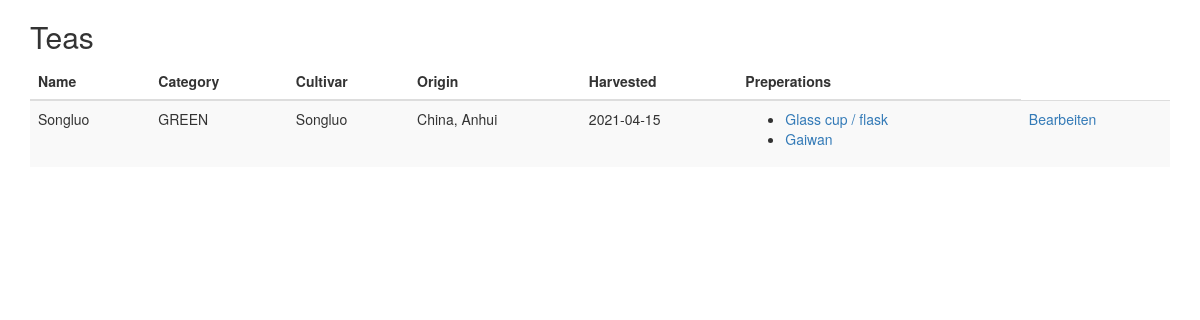
/teahouse/teas/, run on an earlier commit of the app's database.
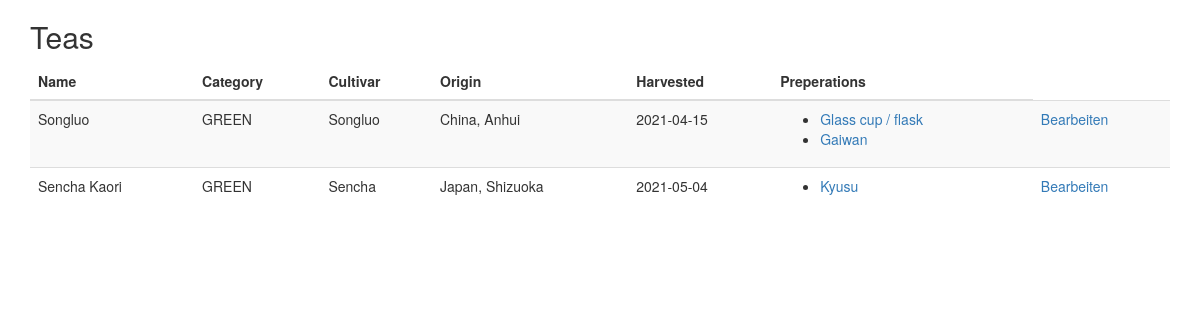
And on a later commit of the database.
### teahouse/models.py (models this page shows, shortened)
class Tea(models.Model):
    name = models.CharField(max_length=60)
    category = models.CharField(max_length=20, choices=TeaCategory.choices())
    cultivar = models.CharField(max_length=60)
    origin = models.ForeignKey(Origin, on_delete=models.CASCADE)
    harvested = models.DateField()
    preperations = models.ManyToManyField(Preperation)

class Origin(models.Model):
    country = models.CharField(max_length=60)
    region = models.CharField(max_length=60)
    def __str__(self):
        return f'{self.country}, {self.region}'

class Preperation(models.Model):
    teaware = models.CharField(max_length=60)
    description = models.TextField(max_length=500, blank=True,
                                   validators=[MaxLengthValidator(500)])
    gramms_per_100ml = models.IntegerField()
    steepings = models.IntegerField()
    steeptime_in_sec = models.IntegerField()
    temperature = models.IntegerField()

### teahouse/views.py (the view)
# urls.py: path('teahouse/teas/', TeaList.as_view(), name='teas'),
class TeaList(ListView):
    model = Tea
    def get_context_data(self, **kwargs):
        context = super().get_context_data(**kwargs)
        context['page_title'] = 'Teas'
        return context

### templates/teahouse/tea_list.html (shortened to what this page needs)
{% extends 'base.html' %}
{% block content %}
    <table class="table table-striped">
        <thead>
        <tr>
            <th>Name</th>
            <th>Category</th>
            <th>Cultivar</th>
            <th>Origin</th>
            <th>Harvested</th>
            <th>Preperations</th>
        </tr>
        </thead>
        <tbody>
        {% for tea in object_list %}
            <tr>
                <td>{{ tea.name }}</td>
                <td>{{ tea.category }}</td>
                <td>{{ tea.cultivar }}</td>
                <td>{{ tea.origin }}</td>
                <td>{{ tea.harvested.isoformat }}</td>
                <td>
                    <ul>
                        {% for p in tea.preperations.all %}
                            <li><a href={% url 'preperation' p.id %}>{{ p.teaware }}</a></li>
                        {% endfor %}
                    </ul>
                </td>
                <td>
                    <a href="{% url 'tea_update' tea.id %}" class="button">Bearbeiten</a>
                </td>
            </tr>
        {% endfor %}
        </tbody>
    </table>
{% endblock %}

What changed in the data, as far as the page shows it:
added Tea: name "Sencha Kaori", category "GREEN", cultivar "Sencha", origin "Japan, Shizuoka", harvested "2021-05-04"
added Preperation: teaware "Kyusu", shown under "Sencha Kaori"
